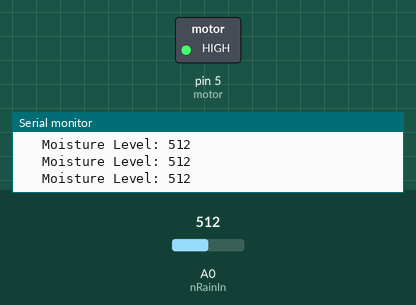
Bench run of a sketch on a simulated Arduino Uno, built with avr-gcc and run on an emulated ATmega328P. On the bench: switched loads named in the sketch (green lamp = pin HIGH), the last lines printed to the serial monitor. Inputs (shaded band) come from the test bench; at power-on: A0 (nRainIn) = 512.

Above: at 1.3 s.
1.4 s: A0 (nRainIn) set to 468
2.9 s: A0 (nRainIn) set to 431
At 4.4 s:
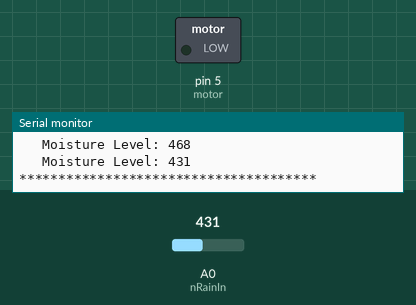
Timing chart, 0 to 6.5 s (numbered marks = the images above; inputs shaded):
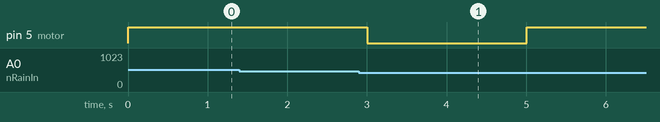

Measured:
- the behaviour switches between 450 and 449 on A0 (nRainIn) (found by bisection; images 0 and 1)
- after the input at 2.9 s, pin 5 (motor): HIGH → LOW after 0.10 s, → HIGH 2.0 s later

The sketch:

RainSensor-Motor.ino
```cpp
#include <Wire.h>
// IoT Wifi Uno-----Cam bien mua
//      ADC---A0      3.3V---VCC     GND---GND
int nRainIn = 0;          // khai bao chan ADC
int nRainVal;             // bien de doc gia tri ADC
int motor = 5;  // GPIO5
int flag = 0;
void setup() {
  Serial.begin(9600);
  pinMode(2, INPUT_PULLUP);
  pinMode(motor, OUTPUT);
}
void loop() {
  nRainVal = analogRead(nRainIn);
  Serial.print("\t Moisture Level: ");
  Serial.println(nRainVal);
  digitalWrite(motor, HIGH);
  if (nRainVal < 450) {
    if (flag == 0) {
      flag = 1;
      digitalWrite(motor, LOW);
      Serial.println("**************************************");
      delay(1500);
    }
  }
  else
  {
    flag = 0;
    digitalWrite(motor, HIGH);
  }
  delay(500);
}
```
